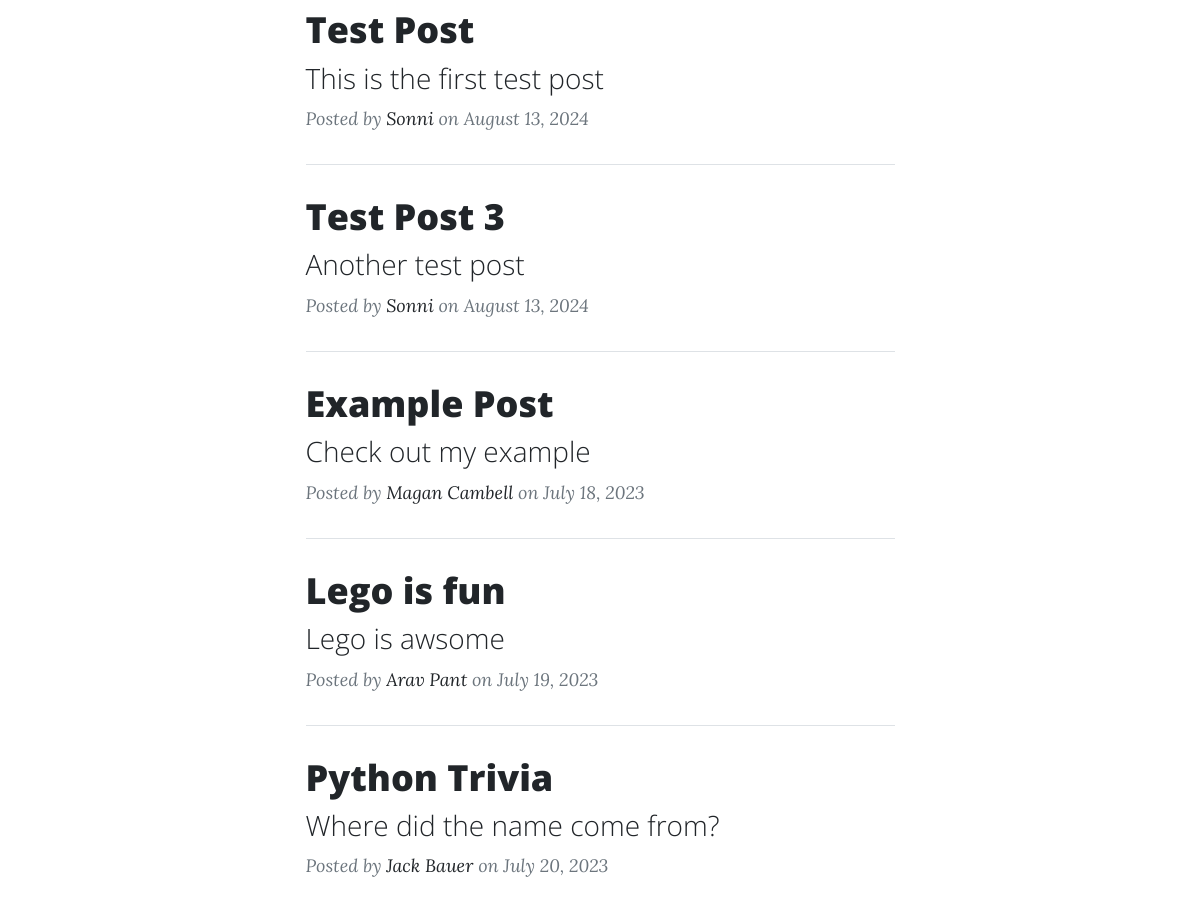
Before: / (middle part) with the older database file.
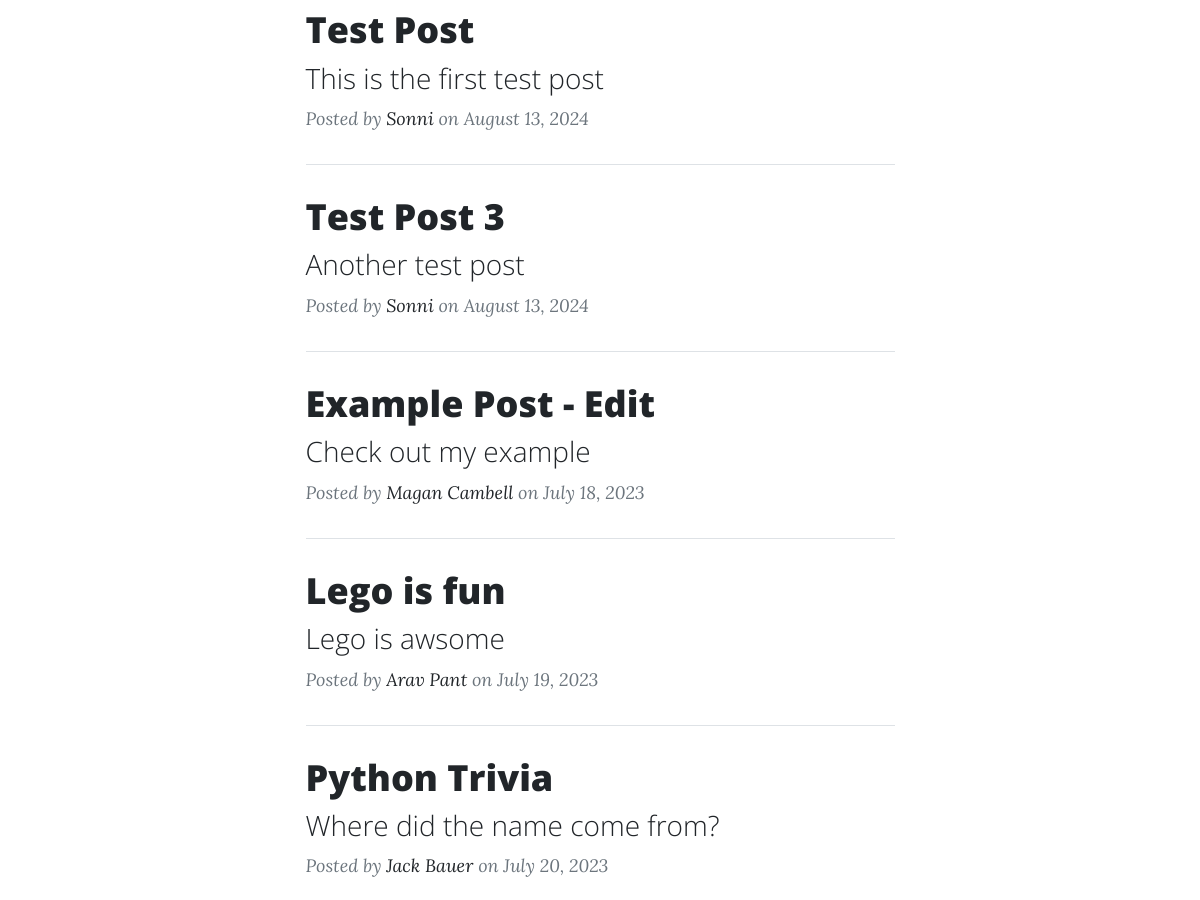
After: the same page with the newer database file.
### main.py (models this page shows)
class BlogPost(db.Model):
    id: Mapped[int] = mapped_column(Integer, primary_key=True)
    title: Mapped[str] = mapped_column(String(250), unique=True, nullable=False)
    subtitle: Mapped[str] = mapped_column(String(250), nullable=False)
    date: Mapped[str] = mapped_column(String(250), nullable=False)
    body: Mapped[str] = mapped_column(Text, nullable=False)
    author: Mapped[str] = mapped_column(String(250), nullable=False)
    img_url: Mapped[str] = mapped_column(String(250), nullable=False)

### main.py (the view)
@app.route('/')
def get_all_posts():
    get_all = db.session.execute(db.select(BlogPost).order_by(BlogPost.date)).scalars().all()
    posts = [post for post in get_all]
    return render_template("index.html", all_posts=posts)

### templates/index.html (shortened to what this page needs)
{% include "header.html" %}
<div class="container px-4 px-lg-5">
  <div class="row gx-4 gx-lg-5 justify-content-center">
    <div class="col-md-10 col-lg-8 col-xl-7">
      {% for post in all_posts %}
      <div class="post-preview">
        <a href="{{ url_for('show_post', post_id=post.id) }}">
          <h2 class="post-title">{{ post.title }}</h2>
          <h3 class="post-subtitle">{{ post.subtitle }}</h3>
        </a>
        <p class="post-meta">
          Posted by
          <a href="#">{{post.author}}</a>
          on {{post.date}}
        </p>
      </div>
      <hr class="my-4" />
      {% endfor %}
    </div>
  </div>
</div>
{% include "footer.html" %}

### templates/header.html (shortened to what this page needs)
<!DOCTYPE html>
<html lang="en">
  <head>
    {% block styles %}
    {{ bootstrap.load_css() }}
    <link
      href="{{ url_for('static', filename='css/styles.css') }}"
      rel="stylesheet"
    />
    {% endblock %}
  </head>
  <body>

### templates/footer.html (shortened to what this page needs)
  </body>
</html>

Changed rows visible on the page:
changed BlogPost "Check out my example": title "Example Post" → "Example Post - Edit"
